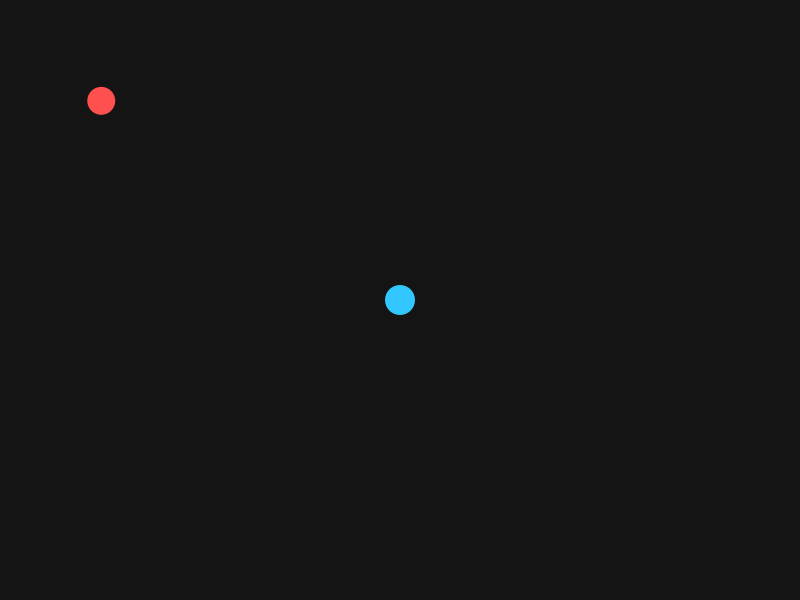
Frame 1 (no input)
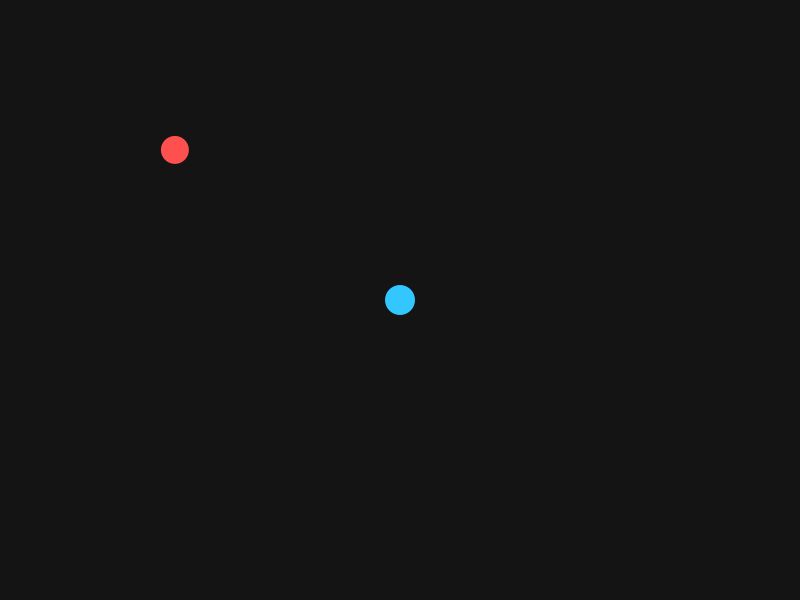
Frame 60 (the mouse pressed at the canvas centre just before this capture)
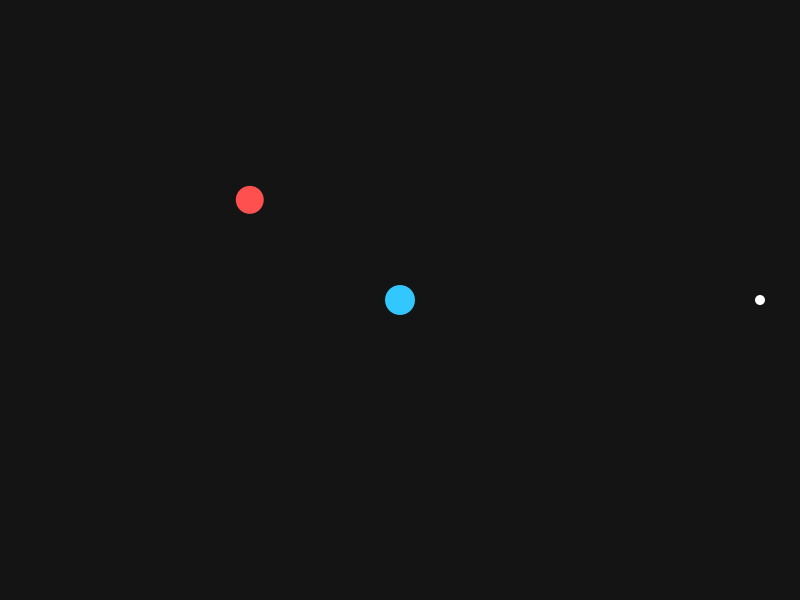
Frame 120 (the mouse held since frame 60 and released just before this capture)

The Processing sketch that drew these frames (run headless with seeded random() and noise(); from frame 60 on, the mouse is pressed at the canvas centre):

// Processing sketch: Main
// ── Main.pde
private Jugador jugador;
private ArrayList<Bala> balas = new ArrayList<Bala>();
private Enemigo enemigo;

public void setup() {
  size(800, 600);
  jugador = new Jugador(width/2, height/2);
  enemigo = new Enemigo(100, 100);
}

public void draw() {
  background(20);

  jugador.update();
  for (Bala b : balas) b.update();
  enemigo.update(jugador.getPosicion());

  jugador.draw();
  for (Bala b : balas) b.draw();
  enemigo.draw();
}

public void mousePressed() {
  balas.add(jugador.dispararHacia(new PVector(mouseX, mouseY)));
}

// ── Bala.pde
class Bala extends GameObject {
  private float r = 5;
  private PVector dir;

  public Bala(float x, float y, PVector dir) {
    super(x, y, 6);
    this.dir = dir.copy();
  }

  public void update() { pos.add(PVector.mult(dir, vel)); }

  public void draw() {
    noStroke();
    fill(255);
    circle(pos.x, pos.y, r*2);
  }
}

// ── Enemigo.pde
class Enemigo extends GameObject {
  private float r = 14;

  private Enemigo(float x, float y) { super(x, y, 1.5); }

  public void update(PVector posJugador) {
     Utilidad.movimientoEnemigo(this.pos, posJugador, this.vel,3);
    
  }

  public void draw() {
    noStroke();
    fill(255, 80, 80);
    circle(pos.x, pos.y, r*2);
  }
}

// ── GameObject.pde
abstract class GameObject {
  protected PVector pos;
  protected float vel;

  GameObject(float x, float y, float vel) {
    this.pos = new PVector(x, y);
    this.vel = vel;
  }

  public void update() {
  }
  public abstract void draw();
}

// ── Jugador.pde
class Jugador extends GameObject {
  private float r = 15;

  private Jugador(float x, float y) { super(x, y, 3); }

  public void update() {
    if (keyPressed) {
      if (key == 'w' || keyCode == 'W')    pos.y -= vel;
      if (key == 's' || keyCode == 'S')  pos.y += vel;
      if (key == 'a' || keyCode == 'A')  pos.x -= vel;
      if (key == 'd' || keyCode == 'D') pos.x += vel;
    }
    pos.x = constrain(pos.x, r, width - r);
    pos.y = constrain(pos.y, r, height - r);
  }

  public void draw() {
    noStroke();
    fill(50, 200, 255);
    circle(pos.x, pos.y, r*2);
  }

  Bala dispararHacia(PVector objetivo) {
    PVector dir = PVector.sub(objetivo, pos);
    if (dir.mag() == 0) dir = new PVector(1, 0);
    dir.normalize();
    return new Bala(pos.x, pos.y, dir);
  }
  public PVector getPosicion(){
    return pos;
    
  }
   
}

// ── Utilidad.pde
static class Utilidad {

  Utilidad() {
  }

  public static void movimientoEnemigo(PVector posInicial, PVector posFinal, float velocidad, float distanciaMinima) {
    float distanciaX = posFinal.x - posInicial.x;
    float distanciaY = posFinal.y - posInicial.y;
    float distancia = sqrt(distanciaX * distanciaX + distanciaY * distanciaY);

    if (distancia > distanciaMinima) {
      float movX = distanciaX  / distancia * velocidad * 1;
      float movY = distanciaY / distancia * velocidad * 1 ;
      posInicial.x += movX;
      posInicial.y += movY;
    }
  }}
